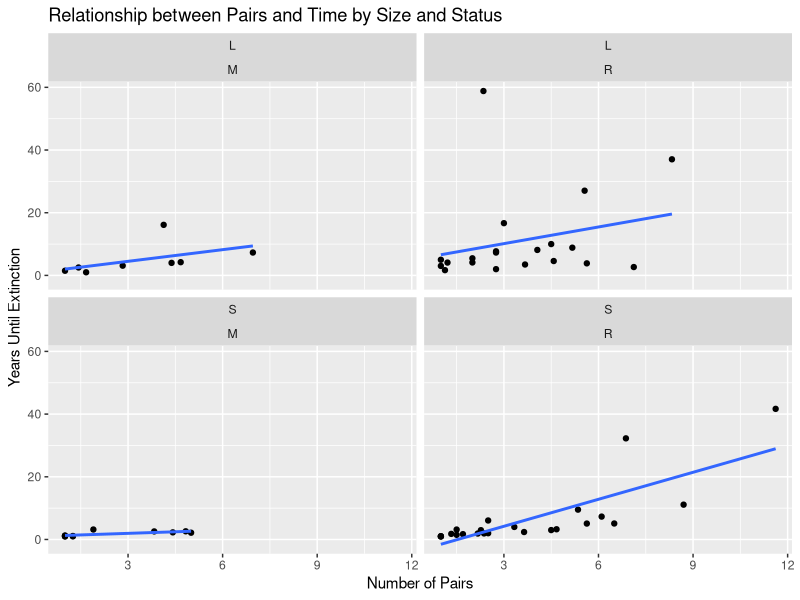
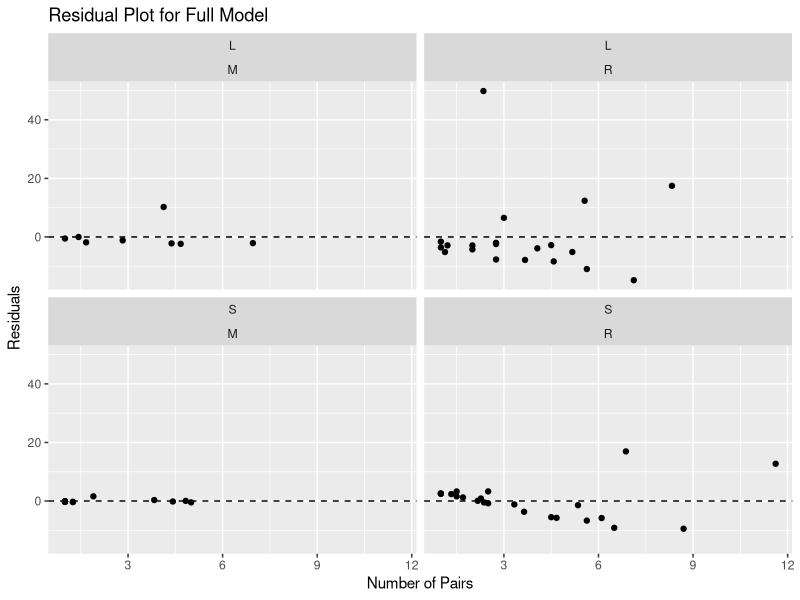
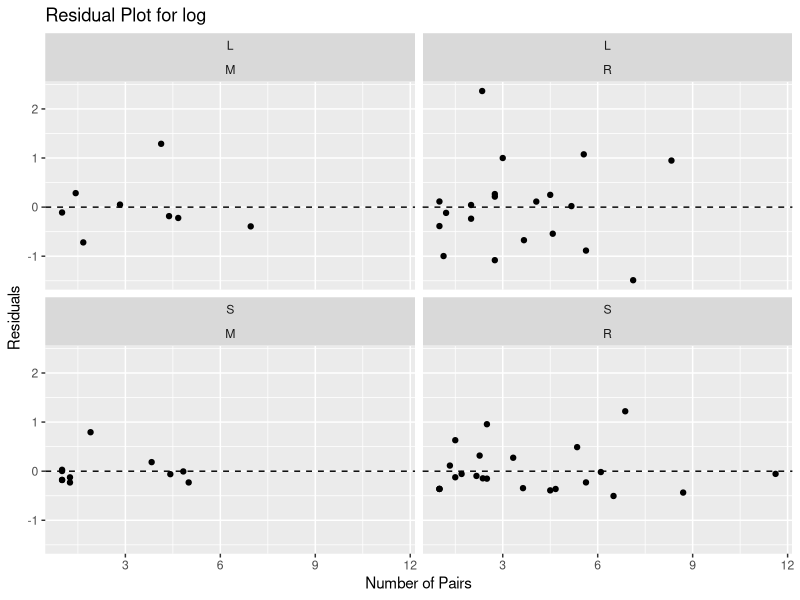
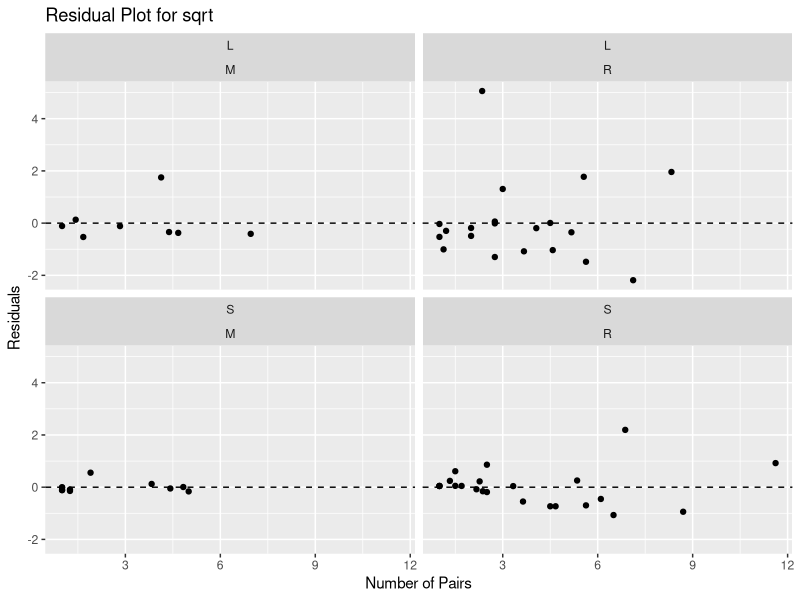
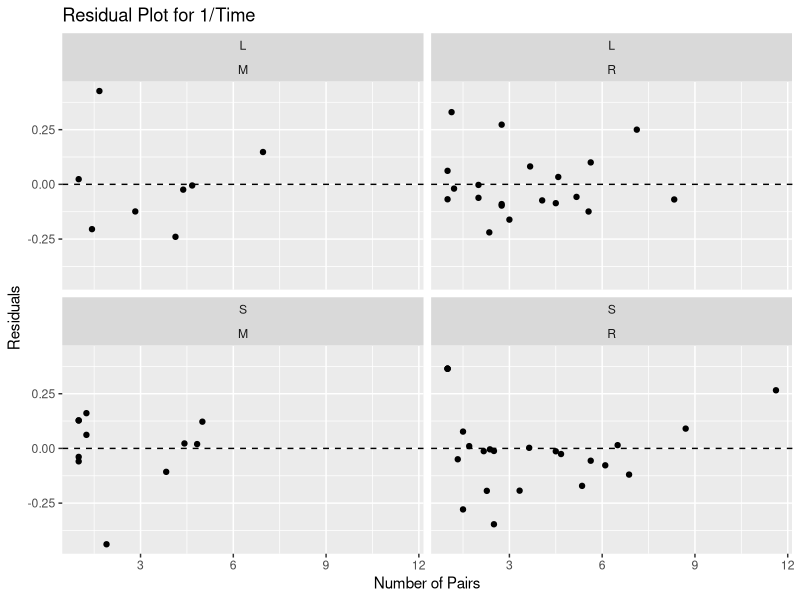
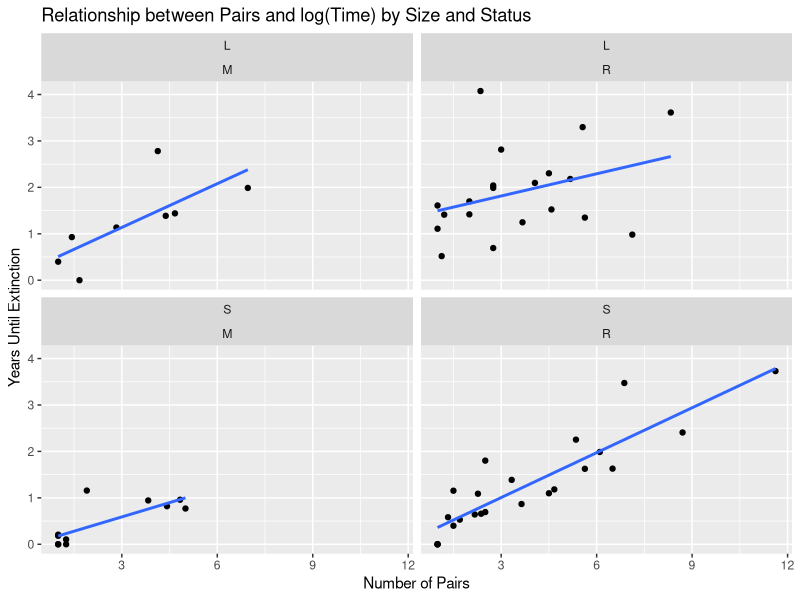

Generate these figures, in order, with R:
## ---- chunk 1
library(ggplot2)
library(dplyr)
library(tidyr)
## ---- chunk 2
data <- read.csv("data.csv")

# Create the scatterplot
my_plot <- ggplot(data, aes(x=Pairs, y=Time)) +
  geom_point() +
  facet_wrap(~ Size + Status, nrow=2) +
  geom_smooth(method="lm", se=FALSE)

# Add axis labels and a title
my_plot + xlab("Number of Pairs") + ylab("Years Until Extinction") +
  ggtitle("Relationship between Pairs and Time by Size and Status")
## ---- chunk 3
r_squared <- data %>% 
  group_by(Size, Status) %>% 
  do(model = lm(Time ~ Pairs, data = .)) %>% 
  summarise(
    intercept = coef(model)[1],
    slope = coef(model)[2],
    adj_r_squared = summary(model)$adj.r.squared,
    combination = paste(Size, Status, sep = "_")
  )

# Print R-squared values
print(r_squared)
## ---- chunk 4
full_model <- lm(Time ~ Pairs * Size * Status, data = data)

# Create a residual plot
residual_plot <- ggplot(data, aes(x = Pairs, y = resid(full_model))) +
  geom_point() +
  facet_wrap(~ Size + Status, nrow = 2) +
  geom_hline(yintercept = 0, linetype = "dashed") +
  xlab("Number of Pairs") +
  ylab("Residuals") +
  ggtitle("Residual Plot for Full Model")

print(residual_plot)

## ---- chunk 5
# Create the models with different transformations
full_model_log <- lm(log(Time) ~ Pairs * Size * Status, data = data)

full_model_sqrt <- lm(sqrt(Time) ~ Pairs * Size * Status, data = data)

full_model_div <- lm(1/Time ~ Pairs * Size * Status, data = data)

# Create a residual plot for log
residual_plot_log <- ggplot(data, aes(x = Pairs, y = resid(full_model_log))) +
  geom_point() +
  facet_wrap(~ Size + Status, nrow = 2) +
  geom_hline(yintercept = 0, linetype = "dashed") +
  xlab("Number of Pairs") +
  ylab("Residuals") +
  ggtitle("Residual Plot for log")
full_model <- lm(1/(Time) ~ Pairs * Size * Status, data = data)

# Create a residual plot for sqrt
residual_plot_sqrt <- ggplot(data, aes(x = Pairs, y = resid(full_model_sqrt))) +
  geom_point() +
  facet_wrap(~ Size + Status, nrow = 2) +
  geom_hline(yintercept = 0, linetype = "dashed") +
  xlab("Number of Pairs") +
  ylab("Residuals") +
  ggtitle("Residual Plot for sqrt")

# Create a residual plot
residual_plot_div <- ggplot(data, aes(x = Pairs, y = resid(full_model_div))) +
  geom_point() +
  facet_wrap(~ Size + Status, nrow = 2) +
  geom_hline(yintercept = 0, linetype = "dashed") +
  xlab("Number of Pairs") +
  ylab("Residuals") +
  ggtitle("Residual Plot for 1/Time")

print(residual_plot_log)
print(residual_plot_sqrt)
print(residual_plot_div)

# Based on the residual plots, log(time) appears to be the best transformation

# Create the scatterplot
my_plot <- ggplot(data, aes(x=Pairs, y=log(Time))) +
  geom_point() +
  facet_wrap(~ Size + Status, nrow=2) +
  geom_smooth(method="lm", se=FALSE)

# Add axis labels and a title
my_plot <- my_plot + xlab("Number of Pairs") + ylab("Years Until Extinction") +
  ggtitle("Relationship between Pairs and log(Time) by Size and Status")

print(my_plot)
## ---- chunk 6
r_squared <- data %>% 
  group_by(Size, Status) %>% 
  do(model = lm(log(Time) ~ Pairs, data = .)) %>% 
  summarise(
    intercept = coef(model)[1],
    slope = coef(model)[2],
    adj_r_squared = summary(model)$adj.r.squared,
    combination = paste(Size, Status, sep = "_")
  )

# Print R-squared values
print(r_squared)
